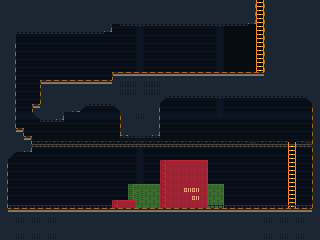

This game map was drawn from its Tiled (.tmx) file and the tilesets committed beside it. A one-line description and the trimmed map source follow:
An orthogonal 40x30 tile map with 8x8 px tiles, 6 tile layers (BACKGROUND, BG2, BG3, FOREGROUND, ...), 3 tilesets and 24 objects (2x LADDER, DEBUG, CHANGE_STAGE, DOOR).

<map version="1.0" orientation="orthogonal" renderorder="right-down" width="40" height="30" tilewidth="8" tileheight="8" nextobjectid="62">
 <properties>
  <property name="INSIDE" value="" />
 </properties>
 <tileset firstgid="1" source="PLACEHOLDER.tsx" />
 <tileset firstgid="9" source="SEWER.tsx" />
 <tileset firstgid="39" source="PIER.tsx" />
 <layer name="BACKGROUND" width="40" height="30">
  <data>[1200 cells, 1200 non-empty, 4 distinct tile ids]</data>
 </layer>
 <layer name="BG2" width="40" height="30">
  <data>[1200 cells, 71 non-empty, 4 distinct tile ids]</data>
 </layer>
 <layer name="BG3" width="40" height="30">
  <data>[1200 cells, 27 non-empty, 3 distinct tile ids]</data>
 </layer>
 <objectgroup name="SOLID">
  <object id="22" x="0" y="208" width="320" height="32" />
  <object id="23" x="0" y="0" width="8" height="212" />
  <object id="24" x="312" y="0" width="8" height="212" />
  <object id="25" x="112" y="72" width="200" height="24" />
  <object id="26" x="120" y="104" width="40" height="32" />
  <object id="27" x="24" y="144" width="264" height="3" />
  <object id="35" x="32" y="104" width="48" height="8" />
  <object id="39" x="40" y="112" width="24" height="8" />
  <object id="40" x="36" y="112" width="4" height="4" />
  <object id="43" x="112" y="200" width="16" height="8" />
  <object id="44" x="128" y="184" width="96" height="24" />
  <object id="45" x="160" y="160" width="48" height="24" />
  <object id="48" x="16" y="128" width="8" height="24" />
  <object id="52" x="8" y="0" width="248" height="24" />
  <object id="53" x="264" y="0" width="48" height="72" />
  <object id="57" x="296" y="144" width="16" height="3" />
  <object id="58" x="40" y="80" width="120" height="24" />
  <object id="60" x="8" y="24" width="8" height="128" />
  <object id="61" x="24" y="136" width="8" height="16" />
 </objectgroup>
 <layer name="FOREGROUND" width="40" height="30">
  <data>[1200 cells, 706 non-empty, 28 distinct tile ids]</data>
 </layer>
 <layer name="FG2" width="40" height="30">
  <data>[1200 cells, 12 non-empty, 1 distinct tile ids]</data>
 </layer>
 <layer name="FG3" width="40" height="30">
  <data>[1200 cells, 26 non-empty, 1 distinct tile ids]</data>
 </layer>
 <objectgroup name="OBJECTS" visible="0">
  <object id="32" name="LADDER" x="288" y="144" width="8" height="64" />
  <object id="41" name="DEBUG" x="45" y="190" width="10" height="10" />
  <object id="50" name="LADDER" x="256" y="-8" width="8" height="80" />
  <object id="51" name="CHANGE_STAGE" x="256" y="-8" width="8" height="8">
   <properties>
    <property name="CONTINUOUS" value="True" />
    <property name="LINK" value="stage/pier_03.tmx" />
   </properties>
  </object>
  <object id="54" name="DOOR" x="20" y="196" width="16" height="12">
   <properties>
    <property name="LINK" value="stage/pier_01.tmx" />
   </properties>
  </object>
 </objectgroup>
</map>
